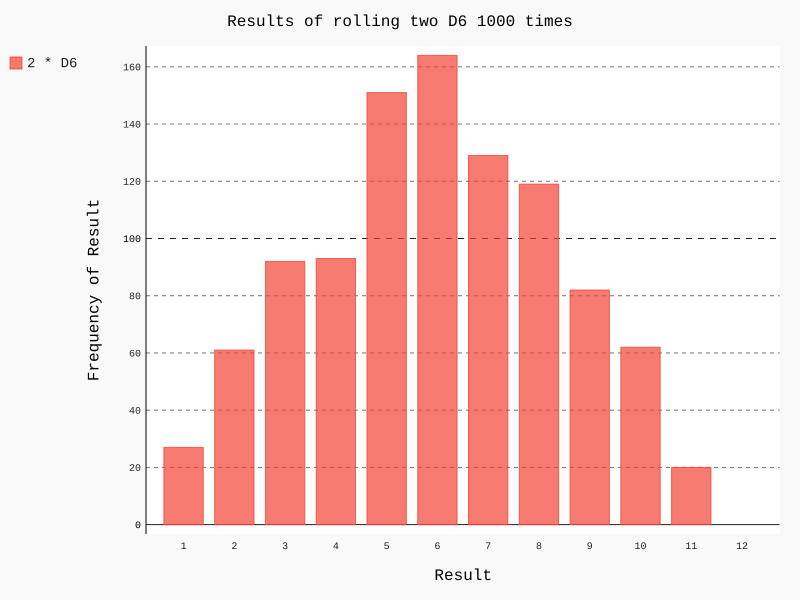

Here is the Python script that generated this plot:
import pygal

from dice.die import Die

die_1 = Die()
die_2 = Die()

results = []
for roll_num in range(1000):
    result = die_1.roll() + die_2.roll()
    results.append(result)

# print(results)

# 分析结果
frequencies = []
max_result = die_1.num_sides + die_2.num_sides
for value in range(2, max_result + 1):
    frequency = results.count(value)
    frequencies.append(frequency)

# print(frequencies)

# 结果可视化
hist = pygal.Bar()

hist.title = "Results of rolling two D{0} 1000 times".format(die_1.num_sides)
hist.x_labels = [str(x) for x in range(1, max_result + 1)]
hist.x_title = "Result"
hist.y_title = "Frequency of Result"

hist.add('2 * D{0}'.format(die_1.num_sides), frequencies)
hist.render_to_file('dice_visual.svg')
